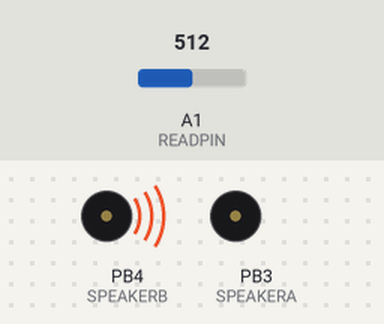
Simulated run of this sketch. Board: ATtiny85, built with avr-gcc and run on an emulated ATtiny85. Shown: buzzer (waves = sounding, pin HIGH). The test bench sets the inputs (shaded band); at power-on: A1 (READPIN) = 512.

Above: at 1.2 s.
1.3 s: A1 (READPIN) set to 25
2.8 s: A1 (READPIN) set to 21
At 4.57 s:
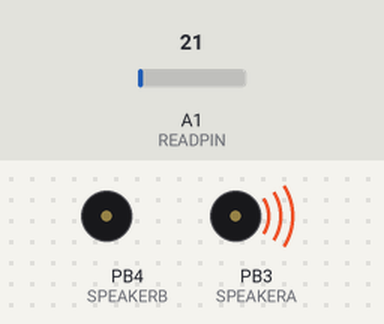
At 9.71 s:
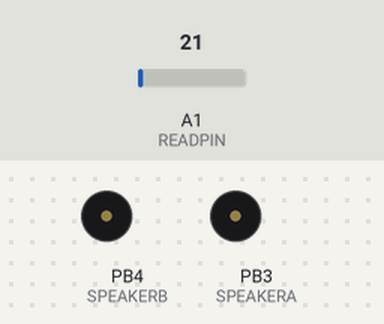
Timing chart, 0 to 11.8 s (numbered marks = the images above; inputs shaded):
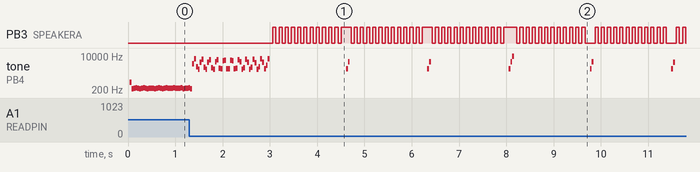

Measured:
- the behaviour switches between 24 and 23 on A1 (READPIN) (found by bisection; images 0 and 1)
- by itself, tone on PB4 (SPEAKERB): plays 7278 Hz for 0.04 s, 4800 Hz for 0.04 s, 2242 Hz for 0.04 s, 3469 Hz for 0.04 s, 7408 Hz for 0.04 s, 2271 Hz for 0.04 s … (16 notes in this stretch)

The sketch:

spookySounds.ino
```cpp
/*
   Spooky Sounds: a warbling theremin ghoul for a very IDeATe/MakerWing Halloween

   An analog sensor input (we're using an IR proxmity sensor) modulates the
   central frequency around which a tone warbles. It's spoooooky sounding!

   As a hand...or a skull!...gets closer to the IR proximity sensor, the ghoul
   sings higher and higher. Don't listen for too long or it might steal your soul.

   Designed to be run on an ATTiny85.

   Pin mapping:
      analog sensor: Arduino pin 2, equivalent to A1 (ATTiny hardware pin 7)
      piezo transducer: one leg each on Arduino pins 3 and 4
          (which are ATTiny hardware pins 2 and 3)

   released to the public domain by the author
   Robert Zacharias, rzach@cmu.edu
   Oct. 31, 2018
*/

const byte READPIN = A1;
const byte SPEAKERA = 3, SPEAKERB = 4;

unsigned long timer, timer2;
bool state;
int warbleCounter;
unsigned int maxSeen, minSeen;
unsigned int wait;

// lookup table that describes a sine wave from -1 to 1
const float lookup[] = {
  0.00, 0.10, 0.20, 0.30, 0.39, 0.48, 0.56, 0.64, 0.72, 0.78, 0.84, 0.89, 0.93, 0.96, 0.99, 1.00, 1.00, 0.99, 0.97, 0.95, 0.91, 0.86, 0.81, 0.75, 0.68, 0.60, 0.52, 0.43, 0.33, 0.24, 0.14, 0.04, -0.06, -0.16, -0.26, -0.35, -0.44, -0.53, -0.61, -0.69, -0.76, -0.82, -0.87, -0.92, -0.95, -0.98, -0.99, -1.00, -1.00, -0.98, -0.96, -0.93, -0.88, -0.83, -0.77, -0.71, -0.63, -0.55, -0.46, -0.37, -0.28, -0.18, -0.08
};

void setup() {
  pinMode(READPIN, INPUT);
  pinMode(SPEAKERA, OUTPUT);
  pinMode(SPEAKERB, OUTPUT);
}

void loop() {
  /*
     if one period (defined by wait) has passed:
      1) flip the speaker outputs
      2) and every 25th time, update the analogRead, then
         calculate the new wait
  */
  if (micros() - timer >= wait) {
    state = !state;
    digitalWrite(SPEAKERA, state);
    digitalWrite(SPEAKERB, !state);
    timer = micros();
    static int count;
    count++;

    if (count == 25) {

      wait = analogRead(READPIN);

      // update max and min appropriately based on observations
      if (wait > maxSeen) maxSeen = wait;
      if (wait < minSeen) minSeen = wait;

      // output's wave has a period of 10 to 2000 microseconds
      wait = map(wait, minSeen, maxSeen, 10, 2000);

      float warble = lookup[warbleCounter];

      wait += (warble * 100);
      count = 0;
    }
  }


  /*
     Every 2500 microseconds advance the warbler one step through
     its lookup table
  */
  if (micros() - timer2 >= 2500) {
    warbleCounter++;
    if (warbleCounter == 62) warbleCounter = 0;
    timer2 = micros();
  }
}
```
